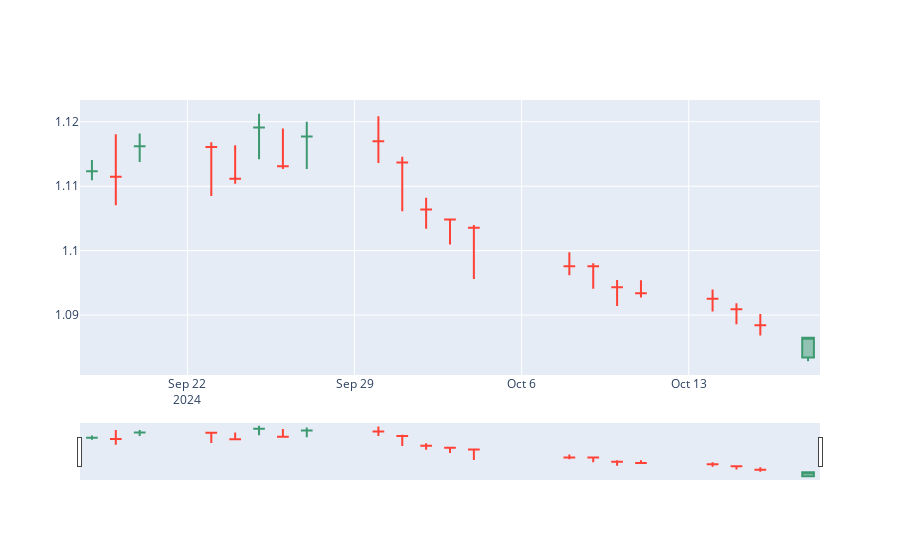

The code cell stored with this chart in its notebook:
### Code cell
fig = go.Figure(data=[go.Candlestick(x=eur_1day_1month['Date'],
                open=eur_1day_1month['Open'],
                high=eur_1day_1month['High'],
                low=eur_1day_1month['Low'],
                close=eur_1day_1month['Close'])])

fig.show()
